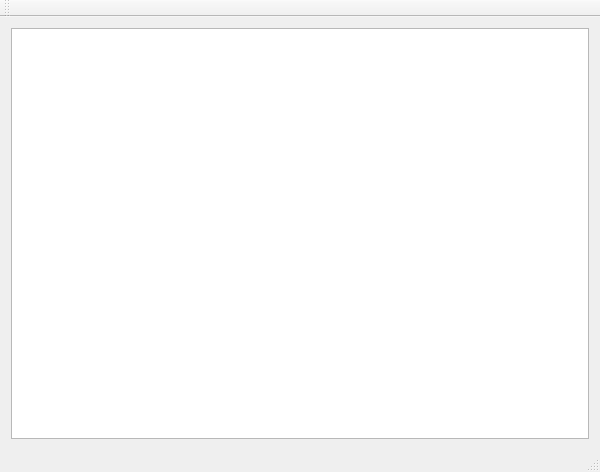
<?xml version="1.0" encoding="UTF-8"?>
<ui version="4.0">
 <class>QTTESTClass</class>
 <widget class="QMainWindow" name="QTTESTClass">
  <property name="geometry">
   <rect>
    <x>0</x>
    <y>0</y>
    <width>600</width>
    <height>472</height>
   </rect>
  </property>
  <property name="windowTitle">
   <string>QTTEST</string>
  </property>
  <widget class="QWidget" name="centralWidget">
   <layout class="QHBoxLayout" name="horizontalLayout">
    <item>
     <widget class="QListWidget" name="listWidget"/>
    </item>
   </layout>
  </widget>
  <widget class="QMenuBar" name="menuBar">
   <property name="geometry">
    <rect>
     <x>0</x>
     <y>0</y>
     <width>600</width>
     <height>25</height>
    </rect>
   </property>
  </widget>
  <widget class="QToolBar" name="mainToolBar">
   <attribute name="toolBarArea">
    <enum>TopToolBarArea</enum>
   </attribute>
   <attribute name="toolBarBreak">
    <bool>false</bool>
   </attribute>
  </widget>
  <widget class="QStatusBar" name="statusBar"/>
 </widget>
 <layoutdefault spacing="6" margin="11"/>
 <resources>
  <include location="QTTEST.qrc"/>
 </resources>
 <connections/>
</ui>
